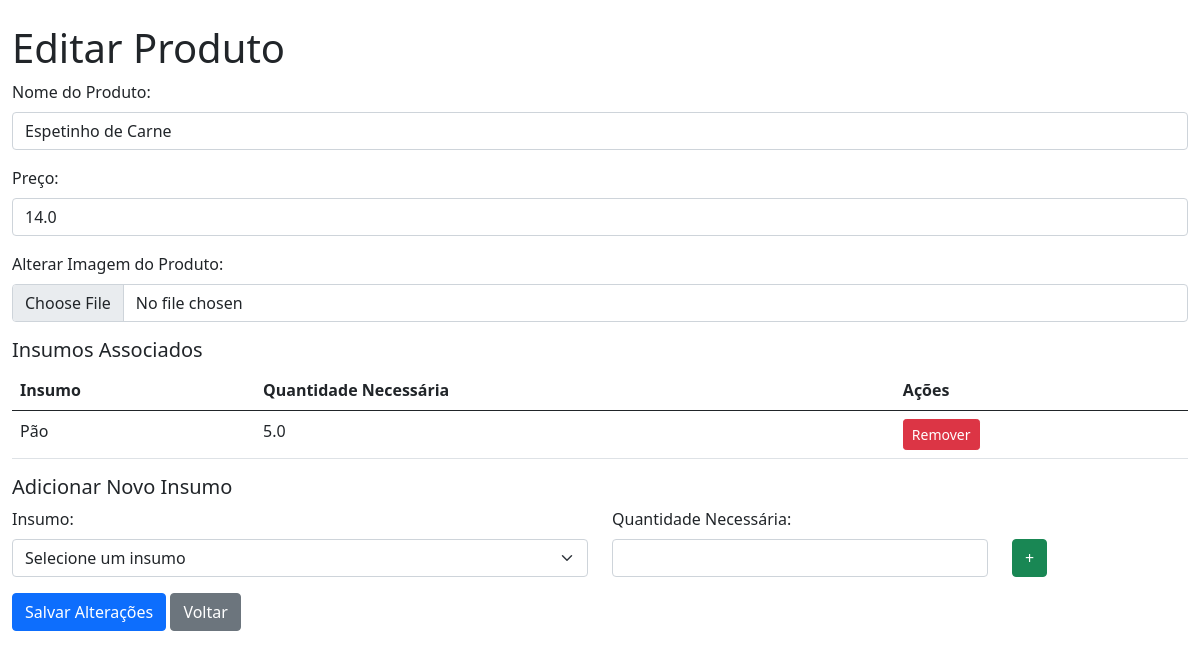
Before: /produto/1 with the older database file.
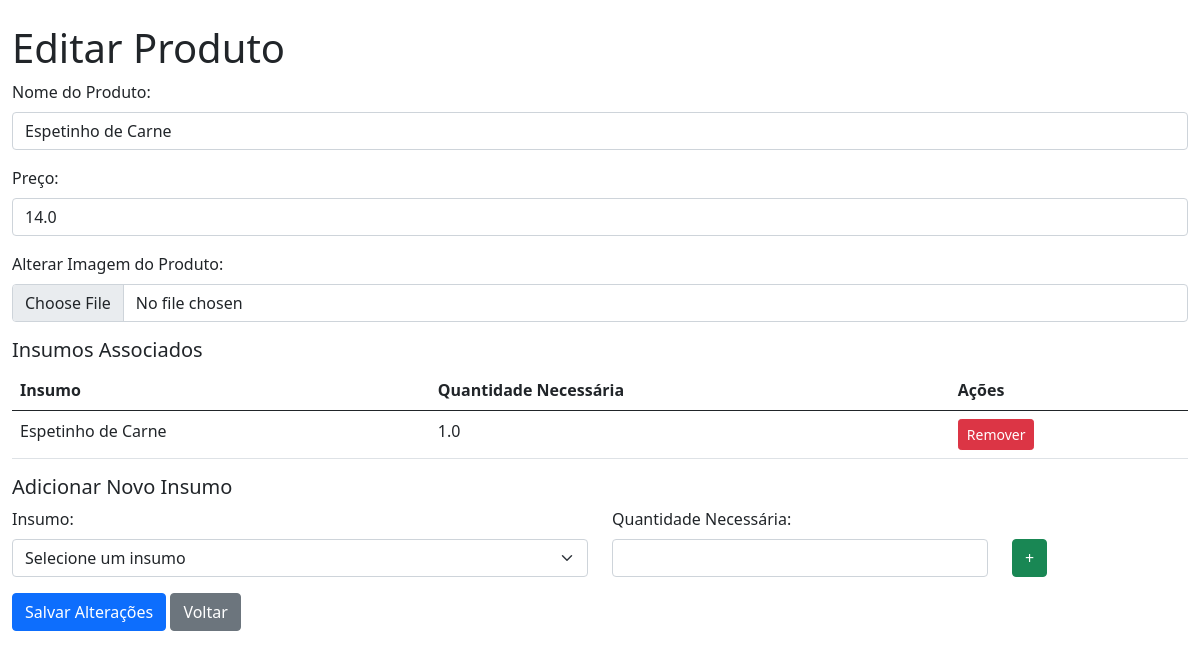
After: the same page with the newer database file.
### app.py (models this page shows)
class ProdutoInsumo(db.Model):
    id = db.Column(db.Integer, primary_key=True)
    produto_id = db.Column(db.Integer, db.ForeignKey('produto.id'), nullable=False)
    insumo_id = db.Column(db.Integer, db.ForeignKey('insumo.id'), nullable=False)
    quantidade_necessaria = db.Column(db.Float, nullable=False)
    produto = db.relationship('Produto', backref=db.backref('insumos_associados', cascade='all, delete-orphan'))
    insumo = db.relationship('Insumo', backref=db.backref('produtos_usando', cascade='all, delete-orphan'))

class Insumo(db.Model):
    id = db.Column(db.Integer, primary_key=True)
    nome = db.Column(db.String(100), nullable=False)
    unidade = db.Column(db.String(20), nullable=False)
    quantidade = db.Column(db.Float, nullable=False)
    custo = db.Column(db.Float, nullable=False)

### app.py (the view, shortened to what this page needs)
@app.route('/produto/<int:id>', methods=['GET', 'POST'])
def editar_produto(id):
    produto = Produto.query.get_or_404(id)
    insumos = Insumo.query.all()
    insumos_associados = ProdutoInsumo.query.filter_by(produto_id=produto.id).all()
    return render_template('editar_produto.html', produto=produto, insumos=insumos, insumos_associados=insumos_associados)

### templates/editar_produto.html (shortened to what this page needs)
<!DOCTYPE html>
<html lang="pt-br">
<head>
  <link href="https://cdn.jsdelivr.net/npm/bootstrap@5.1.0/dist/css/bootstrap.min.css" rel="stylesheet" />
</head>
<body>
  <div class="container mt-4">
    <h1>Editar Produto</h1>
    <form action="{{ url_for('editar_produto', id=produto.id) }}" method="POST">
        <div class="mb-3">
            <label for="nome" class="form-label">Nome do Produto:</label>
            <input type="text" id="nome" name="nome" class="form-control" value="{{ produto.nome }}" required>
        </div>
        <div class="mb-3">
            <label for="preco" class="form-label">Preço:</label>
            <input type="number" step="0.01" id="preco" name="preco" class="form-control" value="{{ produto.preco }}" required>
        </div>
        <div class="mb-3">
            <label for="imagem" class="form-label">Alterar Imagem do Produto:</label>
            <input type="file" id="imagem" name="imagem" class="form-control" accept="image/*">
        </div>
        <h5>Insumos Associados</h5>
        <table class="table">
            <thead>
                <tr>
                    <th>Insumo</th>
                    <th>Quantidade Necessária</th>
                    <th>Ações</th>
                </tr>
            </thead>
            <tbody>
                {% for assoc in insumos_associados %}
                <tr>
                    <td>{{ assoc.insumo.nome }}</td>
                    <td>{{ assoc.quantidade_necessaria }}</td>
                    <td>
                        <form action="{{ url_for('remover_insumo', id=assoc.id) }}" method="POST" style="display:inline;">
                            <button type="submit" class="btn btn-danger btn-sm" onclick="return confirm('Tem certeza que deseja remover este insumo?')">Remover</button>
                        </form>
                    </td>
                </tr>
                {% endfor %}
            </tbody>
        </table>
        <h5>Adicionar Novo Insumo</h5>
        <div id="insumos-container">
            <div class="row mb-3">
                <div class="col-md-6">
                    <label for="insumo_id_0" class="form-label">Insumo:</label>
                    <select id="insumo_id_0" name="insumo_id[]" class="form-select">
                        <option value="">Selecione um insumo</option>
                    </select>
                </div>
                <div class="col-md-4">
                    <label for="quantidade_necessaria_0" class="form-label">Quantidade Necessária:</label>
                    <input type="number" step="0.01" id="quantidade_necessaria_0" name="quantidade_necessaria[]" class="form-control">
                </div>
                <div class="col-md-2 d-flex align-items-end">
                    <button type="button" class="btn btn-success" onclick="adicionarInsumo()">+</button>
                </div>
            </div>
        </div>
        <button type="submit" class="btn btn-primary">Salvar Alterações</button>
        <a href="{{ url_for('produtos') }}" class="btn btn-secondary">Voltar</a>
    </form>
  </div>
</body>
</html>

Changed rows visible on the page:
removed ProdutoInsumo: insumo.nome "Pão", quantidade_necessaria "5.0"
added ProdutoInsumo: insumo.nome "Espetinho de Carne", quantidade_necessaria "1.0"
